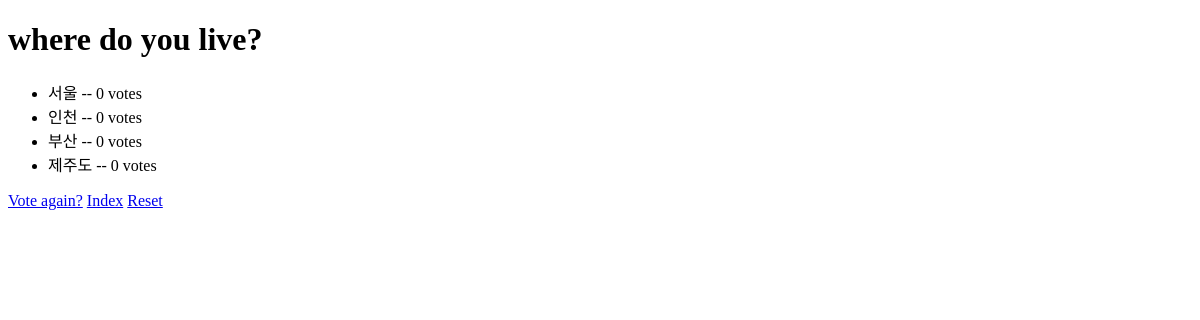
Before: /polls/3/result/ with the older database file.
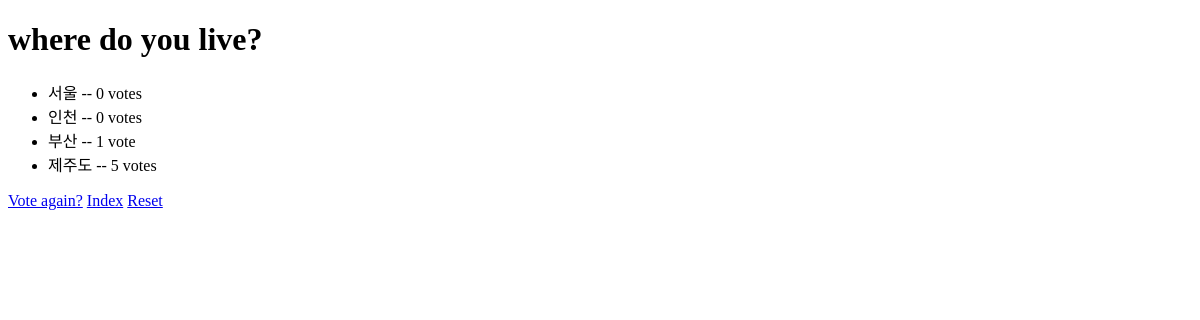
After: the same page with the newer database file.
### polls/models.py (models this page shows, shortened)
class Question(models.Model):
    question_text = models.CharField(max_length=200)
    pub_date = models.DateTimeField('date published')

class Choice(models.Model):
    choice_text = models.CharField(max_length=200)
    votes = models.IntegerField(default=0)
    question_id = models.ForeignKey(Question, on_delete=models.CASCADE)

### polls/views.py (the view)
# urls.py: path('<int:pk>/result/', views.Result.as_view(), name='result'),
class Result(generic.DetailView):
    model = Question
    context_object_name = 'question'
    template_name = 'polls/result.html'

### polls/templates/polls/result.html (shortened to what this page needs)
<!DOCTYPE html>
<html lang="en">
<head>
</head>
<body>
<h1>{{ question.question_text }}</h1>
<ul>
    {% for choice in question.choice_set.all %}
    <li>{{ choice.choice_text }} -- {{ choice.votes }} vote{{ choice.votes|pluralize }}</li>
    {% endfor %}
</ul>
<a href="{% url 'polls:detail' question.id %}">Vote again?</a>
<a href="{% url 'polls:index' %}">Index</a>
<a href="{% url 'polls:reset' question.id %}">Reset</a>
</body>
</html>

Changed rows visible on the page:
changed Choice "부산": votes "0" → "1"
changed Choice "제주도": votes "0" → "5"
